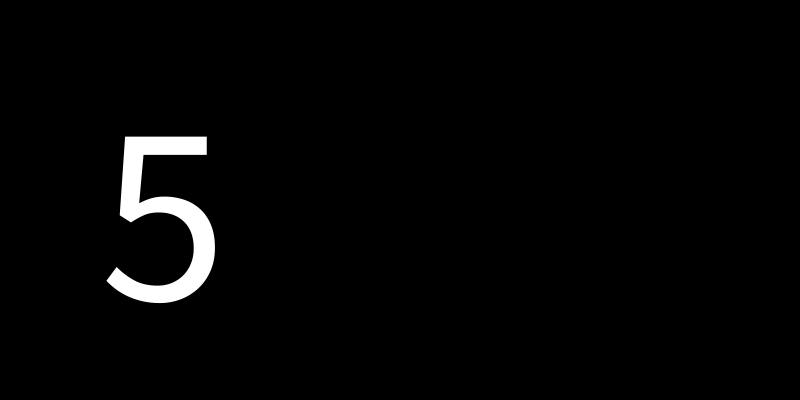
Frame 1 (no input)
Frame 60 (the mouse pressed at the canvas centre just before this capture): identical to frame 1, image omitted
Frame 120 (the mouse held since frame 60 and released just before this capture): identical to frame 1, image omitted

The Processing sketch that drew this single still picture (run headless with seeded random() and noise(); from frame 60 on, the mouse is pressed at the canvas centre):

// Processing sketch: processing_107206
// ── processing_107206.pde

int a;
int b;
int f;
// try and autmate/add up fibonacci sequence
void setup() {
  size(800, 400);
  background(0);
  textSize(256);
  smooth();
  a = 2;
  b = 3;
}

void draw() {
  background(0);
  fill(255);
//  println("at start of draw a:"+a+" b:"+b+" f:"+f);
  f = a + b;
//  println("at end of draw a:"+a+" b:"+b+" f:"+f);
  text(f, width/8, height/4*3);
}


void keyPressed() {
//  println("at key press before a:"+a+" b:"+b+" f:"+f);
  a = b;
  println("at key press during a:"+a+" b:"+b+" f:"+f);
  b = f;
//  println("at key press final a:"+a+" b:"+b+" f:"+f);
}
